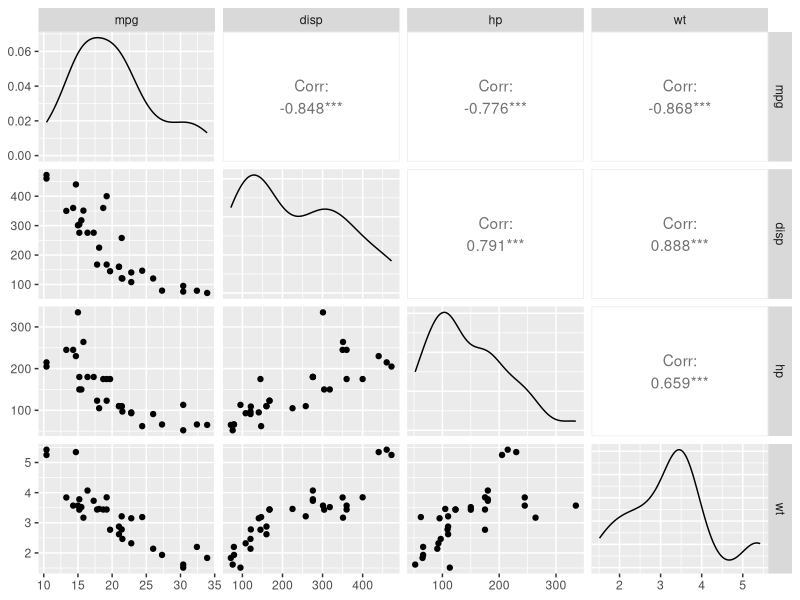

Write the R code that produced this figure.
## ---- chunk 1
knitr::opts_chunk$set(echo = TRUE)
## ---- chunk 2
data(mtcars)
head(mtcars)
## ---- chunk 3
mtcars$cyl <- factor(mtcars$cyl)
vars <- c("mpg", "disp", "hp", "wt") # Response variables
Y <- as.matrix(mtcars[, vars])
## ---- chunk 4
colMeans(Y) # Calculates the means of the four response variables
apply(Y, 2, sd) # Calculates the standard deviation of the four response variables
cov(Y) # Calculates the covariance of the four response variables
cor(Y) # Calculates the correlation matrix for the four response variables
library(GGally)
ggpairs(as.data.frame(Y))
## ---- chunk 5
mvlm <- lm(Y ~ cyl + am + carb, data = mtcars) # Creates a multiple linear regression model between the four response variables (Y) and the three predictor variables
summary(mvlm)
## ---- chunk 6
ybar <- colMeans(Y)
n <- nrow(Y); d <- ncol(Y)
Ybar <- matrix(ybar, n, d, byrow = TRUE)
SSCP.Tot <- crossprod(Y - Ybar)
SSCP.Reg <- crossprod(mvlm$fitted.values - Ybar)
SSCP.Err <- crossprod(Y - mvlm$fitted.values)
SSCP.Tot
SSCP.Reg + SSCP.Err
## ---- chunk 7
p <- nrow(coef(mvlm)) - 1
SigmaHat <- SSCP.Err / (n - p - 1)
SigmaHat
## ---- chunk 8
# Tests Whether the Reduced Model Works Better Than the Full Model
mvlm0 <- lm(Y ~ am + carb, data = mtcars)
anova(mvlm, mvlm0, test = "Wilks")
anova(mvlm, mvlm0, test = "Pillai")
## ---- chunk 9
newdata <- data.frame(cyl = factor(6, levels = c(4, 6, 8)),
                      am = 1, carb = 4)

# Confidence Interval
predict(mvlm, newdata, interval = "confidence")

# Prediction Interval
predict(mvlm, newdata, interval = "prediction")
## ---- chunk 10
pred.mlm <- function(object, newdata, level = 0.95,
                     interval = c("confidence", "prediction")) {
  form <- as.formula(paste("~", as.character(formula(object))[3]))
  xnew <- model.matrix(form, newdata)
  fit <- predict(object, newdata)
  Y <- model.frame(object)[, 1]; X <- model.matrix(object)
  n <- nrow(Y); d <- ncol(Y); p <- ncol(X) - 1
  sigmas <- colSums((Y - object$fitted.values)^2) / (n - p - 1)
  fit.var <- diag(xnew %*% tcrossprod(solve(crossprod(X)), xnew))
  if(interval[1] == "prediction") fit.var <- fit.var + 1
  const <- qf(level, df1 = d, df2 = n - p - d) * d * (n - p - 1) / (n - p - d)
  vmat <- (n / (n - p - 1)) * outer(fit.var, sigmas)
  lwr <- fit - sqrt(const) * sqrt(vmat)
  upr <- fit + sqrt(const) * sqrt(vmat)
  if(nrow(xnew) == 1L) {
    ci <- rbind(fit, lwr, upr)
    rownames(ci) <- c("fit", "lwr", "upr")
  } else {
    ci <- array(0, dim = c(nrow(xnew), d, 3))
    dimnames(ci) <- list(1:nrow(xnew), colnames(Y), c("fit", "lwr", "upr"))
    ci[, , 1] <- fit; ci[, , 2] <- lwr; ci[, , 3] <- upr
  }
  ci
}

# Confidence Interval
pred.mlm(mvlm, newdata)

# Prediction Interval
pred.mlm(mvlm, newdata, interval = "prediction")
